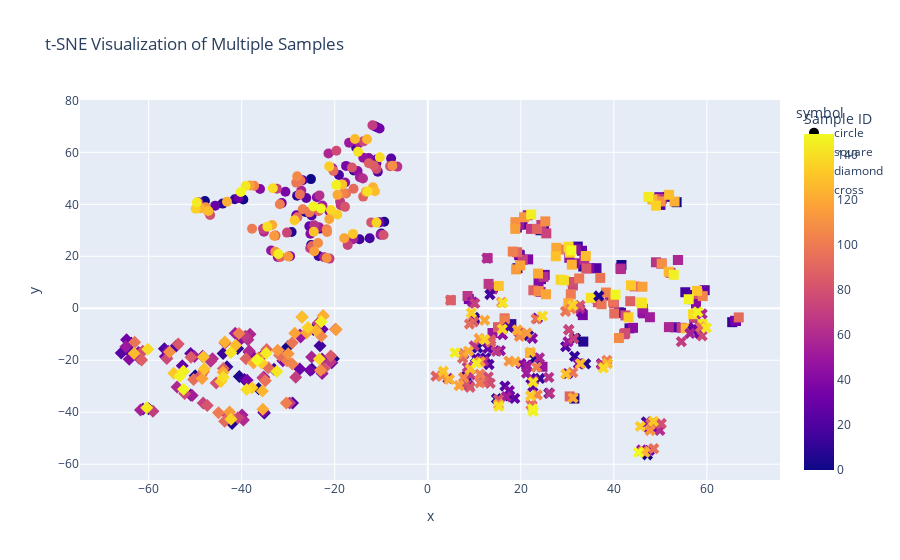

The code cell stored with this chart in its notebook:
### Code cell
import plotly.express as px

symbol_map = {
    "Ground Image": "circle",
    "Satellite Image": "square",
    "Ground Text": "diamond",
    "Satellite Text": "cross"
}

df['symbol'] = df['role'].map(symbol_map)

# Plotly express scatter
fig = px.scatter(
    df, x='x', y='y', 
    hover_name='label',
    color='sample_id',        # Color by sample_id
    symbol='symbol',          # Symbol by role
    labels={'sample_id': 'Sample ID'},
    title="t-SNE Visualization of Multiple Samples"
)

# Optional: Increase marker size
fig.update_traces(marker=dict(size=10))
fig.show()

### Figure 1 — Plotly figure (JSON) as saved in the notebook; plotly's stock layout.template omitted (floating-point values rounded to 4 significant figures; data arrays with more than 128 entries replaced by an {"elided": "..."} marker saying what was removed)
{"data": [{"hovertemplate": "<b>%{hovertext}</b><br><br>symbol=circle<br>x=%{x}<br>y=%{y}<br>Sample ID=%{marker.color}<extra></extra>", "hovertext": {"elided": "150 str values"}, "legendgroup": "circle", "marker": {"color": {"elided": "150 int values"}, "coloraxis": "coloraxis", "size": 10, "symbol": "circle"}, "mode": "markers", "name": "circle", "orientation": "v", "showlegend": true, "type": "scatter", "x": {"elided": "150 float values"}, "xaxis": "x", "y": {"elided": "150 float values"}, "yaxis": "y"}, {"hovertemplate": "<b>%{hovertext}</b><br><br>symbol=square<br>x=%{x}<br>y=%{y}<br>Sample ID=%{marker.color}<extra></extra>", "hovertext": {"elided": "150 str values"}, "legendgroup": "square", "marker": {"color": {"elided": "150 int values"}, "coloraxis": "coloraxis", "size": 10, "symbol": "diamond"}, "mode": "markers", "name": "square", "orientation": "v", "showlegend": true, "type": "scatter", "x": {"elided": "150 float values"}, "xaxis": "x", "y": {"elided": "150 float values"}, "yaxis": "y"}, {"hovertemplate": "<b>%{hovertext}</b><br><br>symbol=diamond<br>x=%{x}<br>y=%{y}<br>Sample ID=%{marker.color}<extra></extra>", "hovertext": {"elided": "150 str values"}, "legendgroup": "diamond", "marker": {"color": {"elided": "150 int values"}, "coloraxis": "coloraxis", "size": 10, "symbol": "square"}, "mode": "markers", "name": "diamond", "orientation": "v", "showlegend": true, "type": "scatter", "x": {"elided": "150 float values"}, "xaxis": "x", "y": {"elided": "150 float values"}, "yaxis": "y"}, {"hovertemplate": "<b>%{hovertext}</b><br><br>symbol=cross<br>x=%{x}<br>y=%{y}<br>Sample ID=%{marker.color}<extra></extra>", "hovertext": {"elided": "150 str values"}, "legendgroup": "cross", "marker": {"color": {"elided": "150 int values"}, "coloraxis": "coloraxis", "size": 10, "symbol": "x"}, "mode": "markers", "name": "cross", "orientation": "v", "showlegend": true, "type": "scatter", "x": {"elided": "150 float values"}, "xaxis": "x", "y": {"elided": "150 float values"}, "yaxis": "y"}], "layout": {"coloraxis": {"colorbar": {"title": {"text": "Sample ID"}}, "colorscale": [[0, "#0d0887"], [0.1111, "#46039f"], [0.2222, "#7201a8"], [0.3333, "#9c179e"], [0.4444, "#bd3786"], [0.5556, "#d8576b"], [0.6667, "#ed7953"], [0.7778, "#fb9f3a"], [0.8889, "#fdca26"], [1, "#f0f921"]]}, "legend": {"title": {"text": "symbol"}, "tracegroupgap": 0}, "title": {"text": "t-SNE Visualization of Multiple Samples"}, "xaxis": {"anchor": "y", "domain": [0, 1], "title": {"text": "x"}}, "yaxis": {"anchor": "x", "domain": [0, 1], "title": {"text": "y"}}}}
